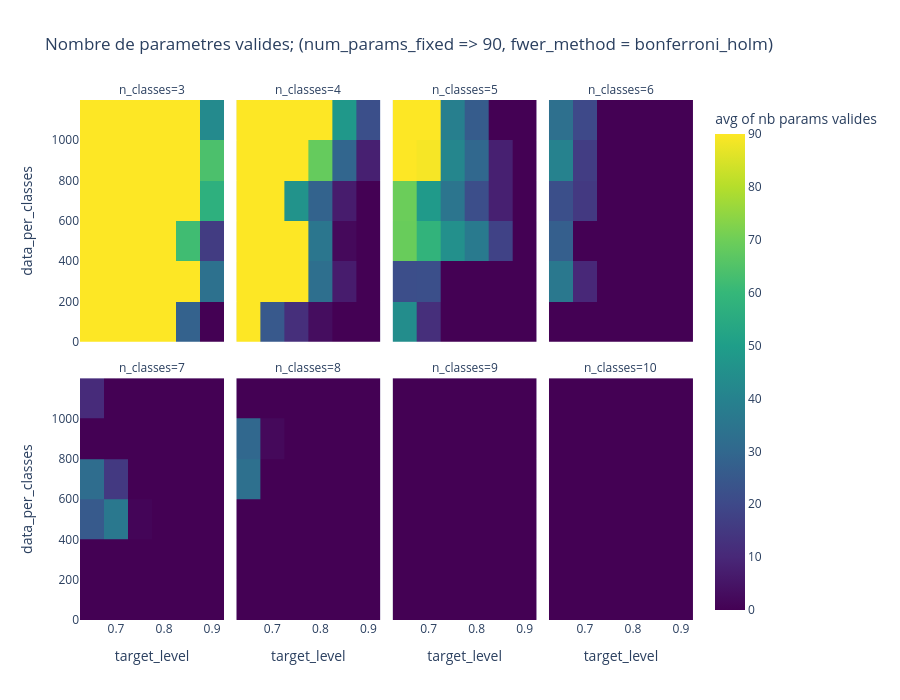

Source (notebook cell):
### Markdown cell above
### expérimentation avec`fwer_method="bonferroni_holm"`

On fait varier :
- `n_classes` : le nombre de classes (3 à 10) ;
- `data_per_classes` : le nombre d'échantillons de calibration par classe (100 à 1000) ;
- `target_level` : le niveau de risque cible (0.65 à 0.9).

Pour chaque combinaison, `nb_params_valides` est le nombre de seuils de probabilité
validés par LTT (plus il y en a, plus il est facile de trouver un seuil respectant la
contrainte de risque). Les cellules sans seuil valide (0) sont masquées (`NaN`) dans la
heatmap pour les distinguer visuellement des combinaisons où le contrôle de risque
échoue.

### Code cell
n_classes_range = np.arange(3, 11)  # 3 à 10
num_params_fixed = 90  # au-dela de ~80-90, augmenter num_params ne change plus le resultat
data_per_classes_range = np.array([100, 200, 300, 400, 500, 600, 700, 800, 900, 1000])  # 100 à 1000 (pas de 100) + 2000
target_level_range = np.round(np.arange(0.65, 0.95, 0.05), 2)  # 0.65 à 0.9 (pas de 0.05)
fwer_method_bonferroni_holm = "bonferroni_holm"

results = np.full(
    (len(n_classes_range), len(data_per_classes_range), len(target_level_range)),
    np.nan,
)

for i, n_classes in enumerate(n_classes_range):
    for j, data_per_classes in enumerate(data_per_classes_range):
        for k, target_level in enumerate(target_level_range):
            results[i, j, k] = run_exp_multiclasse(
                n_classes=n_classes,
                num_params=num_params_fixed,
                target_level=target_level,
                show_plot=False,
                data_per_classes=data_per_classes,
                fwer_method=fwer_method_bonferroni_holm,
            )


# Heatmap facettee : un facet par n_classes, x = target_level, y = data_per_classes,
# couleur = nb de parametres valides trouves par LTT. Les cellules a 0 sont
# masquees (NaN) pour ne pas les afficher.
grid_n_classes, grid_data_per_classes, grid_target_level = np.meshgrid(
    n_classes_range, data_per_classes_range, target_level_range, indexing="ij"
)

df_results = pd.DataFrame({
    "n_classes": grid_n_classes.ravel(),
    "data_per_classes": grid_data_per_classes.ravel(),
    "target_level": grid_target_level.ravel(),
    "nb_params_valides": np.where(results.ravel() == 0, np.nan, results.ravel()),
})

fig = px.density_heatmap(
    df_results,
    x="target_level",
    y="data_per_classes",
    z="nb_params_valides",
    histfunc="avg",
    facet_col="n_classes",
    facet_col_wrap=4,
    color_continuous_scale="Viridis",
    labels={"nb_params_valides": "nb params valides"},
    title=f"Nombre de parametres valides; (num_params_fixed => 90, fwer_method = {fwer_method_bonferroni_holm})",
)
fig.update_layout(height=700)
fig.show()

### Figure 1 — Plotly figure (JSON) as saved in the notebook; plotly's stock layout.template omitted (floating-point values rounded to 4 significant figures)
{"data": [{"coloraxis": "coloraxis", "histfunc": "avg", "hovertemplate": "n_classes=3<br>target_level=%{x}<br>data_per_classes=%{y}<br>avg of nb params valides=%{z}<extra></extra>", "name": "", "x": [0.65, 0.7, 0.75, 0.8, 0.85, 0.9, 0.65, 0.7, 0.75, 0.8, 0.85, 0.9, 0.65, 0.7, 0.75, 0.8, 0.85, 0.9, 0.65, 0.7, 0.75, 0.8, 0.85, 0.9, 0.65, 0.7, 0.75, 0.8, 0.85, 0.9, 0.65, 0.7, 0.75, 0.8, 0.85, 0.9, 0.65, 0.7, 0.75, 0.8, 0.85, 0.9, 0.65, 0.7, 0.75, 0.8, 0.85, 0.9, 0.65, 0.7, 0.75, 0.8, 0.85, 0.9, 0.65, 0.7, 0.75, 0.8, 0.85, 0.9], "xaxis": "x5", "xbingroup": "x", "y": [100, 100, 100, 100, 100, 100, 200, 200, 200, 200, 200, 200, 300, 300, 300, 300, 300, 300, 400, 400, 400, 400, 400, 400, 500, 500, 500, 500, 500, 500, 600, 600, 600, 600, 600, 600, 700, 700, 700, 700, 700, 700, 800, 800, 800, 800, 800, 800, 900, 900, 900, 900, 900, 900, 1000, 1000, 1000, 1000, 1000, 1000], "yaxis": "y5", "ybingroup": "y", "z": [90.0, 90.0, 90.0, 90.0, 28.0, NaN, 90.0, 90.0, 90.0, 90.0, 90.0, 35.0, 90.0, 90.0, 90.0, 90.0, 90.0, 32.0, 90.0, 90.0, 90.0, 90.0, 34.0, 4.0, 90.0, 90.0, 90.0, 90.0, 90.0, 28.0, 90.0, 90.0, 90.0, 90.0, 90.0, 24.0, 90.0, 90.0, 90.0, 90.0, 90.0, 90.0, 90.0, 90.0, 90.0, 90.0, 90.0, 90.0, 90.0, 90.0, 90.0, 90.0, 90.0, 38.0, 90.0, 90.0, 90.0, 90.0, 90.0, 43.0], "type": "histogram2d"}, {"coloraxis": "coloraxis", "histfunc": "avg", "hovertemplate": "n_classes=4<br>target_level=%{x}<br>data_per_classes=%{y}<br>avg of nb params valides=%{z}<extra></extra>", "name": "", "x": [0.65, 0.7, 0.75, 0.8, 0.85, 0.9, 0.65, 0.7, 0.75, 0.8, 0.85, 0.9, 0.65, 0.7, 0.75, 0.8, 0.85, 0.9, 0.65, 0.7, 0.75, 0.8, 0.85, 0.9, 0.65, 0.7, 0.75, 0.8, 0.85, 0.9, 0.65, 0.7, 0.75, 0.8, 0.85, 0.9, 0.65, 0.7, 0.75, 0.8, 0.85, 0.9, 0.65, 0.7, 0.75, 0.8, 0.85, 0.9, 0.65, 0.7, 0.75, 0.8, 0.85, 0.9, 0.65, 0.7, 0.75, 0.8, 0.85, 0.9], "xaxis": "x6", "xbingroup": "x", "y": [100, 100, 100, 100, 100, 100, 200, 200, 200, 200, 200, 200, 300, 300, 300, 300, 300, 300, 400, 400, 400, 400, 400, 400, 500, 500, 500, 500, 500, 500, 600, 600, 600, 600, 600, 600, 700, 700, 700, 700, 700, 700, 800, 800, 800, 800, 800, 800, 900, 900, 900, 900, 900, 900, 1000, 1000, 1000, 1000, 1000, 1000], "yaxis": "y6", "ybingroup": "y", "z": [90.0, 25.0, 12.0, 3.0, NaN, NaN, 90.0, 90.0, 90.0, 35.0, 8.0, NaN, 90.0, 90.0, 90.0, 30.0, 6.0, NaN, 90.0, 90.0, 90.0, 37.0, NaN, NaN, 90.0, 90.0, 90.0, 34.0, 2.0, NaN, 90.0, 90.0, 51.0, 30.0, 8.0, NaN, 90.0, 90.0, 41.0, 27.0, 6.0, NaN, 90.0, 90.0, 90.0, 90.0, 32.0, NaN, 90.0, 90.0, 90.0, 47.0, 27.0, 8.0, 90.0, 90.0, 90.0, 90.0, 48.0, 22.0], "type": "histogram2d"}, {"coloraxis": "coloraxis", "histfunc": "avg", "hovertemplate": "n_classes=5<br>target_level=%{x}<br>data_per_classes=%{y}<br>avg of nb params valides=%{z}<extra></extra>", "name": "", "x": [0.65, 0.7, 0.75, 0.8, 0.85, 0.9, 0.65, 0.7, 0.75, 0.8, 0.85, 0.9, 0.65, 0.7, 0.75, 0.8, 0.85, 0.9, 0.65, 0.7, 0.75, 0.8, 0.85, 0.9, 0.65, 0.7, 0.75, 0.8, 0.85, 0.9, 0.65, 0.7, 0.75, 0.8, 0.85, 0.9, 0.65, 0.7, 0.75, 0.8, 0.85, 0.9, 0.65, 0.7, 0.75, 0.8, 0.85, 0.9, 0.65, 0.7, 0.75, 0.8, 0.85, 0.9, 0.65, 0.7, 0.75, 0.8, 0.85, 0.9], "xaxis": "x7", "xbingroup": "x", "y": [100, 100, 100, 100, 100, 100, 200, 200, 200, 200, 200, 200, 300, 300, 300, 300, 300, 300, 400, 400, 400, 400, 400, 400, 500, 500, 500, 500, 500, 500, 600, 600, 600, 600, 600, 600, 700, 700, 700, 700, 700, 700, 800, 800, 800, 800, 800, 800, 900, 900, 900, 900, 900, 900, 1000, 1000, 1000, 1000, 1000, 1000], "yaxis": "y7", "ybingroup": "y", "z": [44.0, 12.0, NaN, NaN, NaN, NaN, 7.0, NaN, NaN, NaN, NaN, NaN, 36.0, 22.0, NaN, NaN, NaN, NaN, 48.0, 27.0, NaN, NaN, NaN, NaN, 90.0, 90.0, 45.0, 37.0, 18.0, NaN, 90.0, 59.0, 44.0, 33.0, 8.0, NaN, 49.0, 38.0, 26.0, 10.0, NaN, NaN, 90.0, 88.0, 39.0, NaN, NaN, NaN, 90.0, 90.0, 44.0, 30.0, 8.0, NaN, 90.0, 90.0, 39.0, 26.0, NaN, NaN], "type": "histogram2d"}, {"coloraxis": "coloraxis", "histfunc": "avg", "hovertemplate": "n_classes=6<br>target_level=%{x}<br>data_per_classes=%{y}<br>avg of nb params valides=%{z}<extra></extra>", "name": "", "x": [0.65, 0.7, 0.75, 0.8, 0.85, 0.9, 0.65, 0.7, 0.75, 0.8, 0.85, 0.9, 0.65, 0.7, 0.75, 0.8, 0.85, 0.9, 0.65, 0.7, 0.75, 0.8, 0.85, 0.9, 0.65, 0.7, 0.75, 0.8, 0.85, 0.9, 0.65, 0.7, 0.75, 0.8, 0.85, 0.9, 0.65, 0.7, 0.75, 0.8, 0.85, 0.9, 0.65, 0.7, 0.75, 0.8, 0.85, 0.9, 0.65, 0.7, 0.75, 0.8, 0.85, 0.9, 0.65, 0.7, 0.75, 0.8, 0.85, 0.9], "xaxis": "x8", "xbingroup": "x", "y": [100, 100, 100, 100, 100, 100, 200, 200, 200, 200, 200, 200, 300, 300, 300, 300, 300, 300, 400, 400, 400, 400, 400, 400, 500, 500, 500, 500, 500, 500, 600, 600, 600, 600, 600, 600, 700, 700, 700, 700, 700, 700, 800, 800, 800, 800, 800, 800, 900, 900, 900, 900, 900, 900, 1000, 1000, 1000, 1000, 1000, 1000], "yaxis": "y8", "ybingroup": "y", "z": [NaN, NaN, NaN, NaN, NaN, NaN, NaN, NaN, NaN, NaN, NaN, NaN, 36.0, 10.0, NaN, NaN, NaN, NaN, 27.0, NaN, NaN, NaN, NaN, NaN, NaN, NaN, NaN, NaN, NaN, NaN, 34.0, 15.0, NaN, NaN, NaN, NaN, 10.0, NaN, NaN, NaN, NaN, NaN, 37.0, 14.0, NaN, NaN, NaN, NaN, 43.0, 19.0, NaN, NaN, NaN, NaN, 33.0, 20.0, NaN, NaN, NaN, NaN], "type": "histogram2d"}, {"coloraxis": "coloraxis", "histfunc": "avg", "hovertemplate": "n_classes=7<br>target_level=%{x}<br>data_per_classes=%{y}<br>avg of nb params valides=%{z}<extra></extra>", "name": "", "x": [0.65, 0.7, 0.75, 0.8, 0.85, 0.9, 0.65, 0.7, 0.75, 0.8, 0.85, 0.9, 0.65, 0.7, 0.75, 0.8, 0.85, 0.9, 0.65, 0.7, 0.75, 0.8, 0.85, 0.9, 0.65, 0.7, 0.75, 0.8, 0.85, 0.9, 0.65, 0.7, 0.75, 0.8, 0.85, 0.9, 0.65, 0.7, 0.75, 0.8, 0.85, 0.9, 0.65, 0.7, 0.75, 0.8, 0.85, 0.9, 0.65, 0.7, 0.75, 0.8, 0.85, 0.9, 0.65, 0.7, 0.75, 0.8, 0.85, 0.9], "xaxis": "x", "xbingroup": "x", "y": [100, 100, 100, 100, 100, 100, 200, 200, 200, 200, 200, 200, 300, 300, 300, 300, 300, 300, 400, 400, 400, 400, 400, 400, 500, 500, 500, 500, 500, 500, 600, 600, 600, 600, 600, 600, 700, 700, 700, 700, 700, 700, 800, 800, 800, 800, 800, 800, 900, 900, 900, 900, 900, 900, 1000, 1000, 1000, 1000, 1000, 1000], "yaxis": "y", "ybingroup": "y", "z": [NaN, NaN, NaN, NaN, NaN, NaN, NaN, NaN, NaN, NaN, NaN, NaN, NaN, NaN, NaN, NaN, NaN, NaN, 5.0, NaN, NaN, NaN, NaN, NaN, 46.0, 36.0, 1.0, NaN, NaN, NaN, NaN, NaN, NaN, NaN, NaN, NaN, 32.0, 15.0, NaN, NaN, NaN, NaN, NaN, NaN, NaN, NaN, NaN, NaN, NaN, NaN, NaN, NaN, NaN, NaN, 11.0, NaN, NaN, NaN, NaN, NaN], "type": "histogram2d"}, {"coloraxis": "coloraxis", "histfunc": "avg", "hovertemplate": "n_classes=8<br>target_level=%{x}<br>data_per_classes=%{y}<br>avg of nb params valides=%{z}<extra></extra>", "name": "", "x": [0.65, 0.7, 0.75, 0.8, 0.85, 0.9, 0.65, 0.7, 0.75, 0.8, 0.85, 0.9, 0.65, 0.7, 0.75, 0.8, 0.85, 0.9, 0.65, 0.7, 0.75, 0.8, 0.85, 0.9, 0.65, 0.7, 0.75, 0.8, 0.85, 0.9, 0.65, 0.7, 0.75, 0.8, 0.85, 0.9, 0.65, 0.7, 0.75, 0.8, 0.85, 0.9, 0.65, 0.7, 0.75, 0.8, 0.85, 0.9, 0.65, 0.7, 0.75, 0.8, 0.85, 0.9, 0.65, 0.7, 0.75, 0.8, 0.85, 0.9], "xaxis": "x2", "xbingroup": "x", "y": [100, 100, 100, 100, 100, 100, 200, 200, 200, 200, 200, 200, 300, 300, 300, 300, 300, 300, 400, 400, 400, 400, 400, 400, 500, 500, 500, 500, 500, 500, 600, 600, 600, 600, 600, 600, 700, 700, 700, 700, 700, 700, 800, 800, 800, 800, 800, 800, 900, 900, 900, 900, 900, 900, 1000, 1000, 1000, 1000, 1000, 1000], "yaxis": "y2", "ybingroup": "y", "z": [NaN, NaN, NaN, NaN, NaN, NaN, NaN, NaN, NaN, NaN, NaN, NaN, NaN, NaN, NaN, NaN, NaN, NaN, NaN, NaN, NaN, NaN, NaN, NaN, NaN, NaN, NaN, NaN, NaN, NaN, NaN, NaN, NaN, NaN, NaN, NaN, 33.0, NaN, NaN, NaN, NaN, NaN, NaN, NaN, NaN, NaN, NaN, NaN, 30.0, 2.0, NaN, NaN, NaN, NaN, NaN, NaN, NaN, NaN, NaN, NaN], "type": "histogram2d"}, {"coloraxis": "coloraxis", "histfunc": "avg", "hovertemplate": "n_classes=9<br>target_level=%{x}<br>data_per_classes=%{y}<br>avg of nb params valides=%{z}<extra></extra>", "name": "", "x": [0.65, 0.7, 0.75, 0.8, 0.85, 0.9, 0.65, 0.7, 0.75, 0.8, 0.85, 0.9, 0.65, 0.7, 0.75, 0.8, 0.85, 0.9, 0.65, 0.7, 0.75, 0.8, 0.85, 0.9, 0.65, 0.7, 0.75, 0.8, 0.85, 0.9, 0.65, 0.7, 0.75, 0.8, 0.85, 0.9, 0.65, 0.7, 0.75, 0.8, 0.85, 0.9, 0.65, 0.7, 0.75, 0.8, 0.85, 0.9, 0.65, 0.7, 0.75, 0.8, 0.85, 0.9, 0.65, 0.7, 0.75, 0.8, 0.85, 0.9], "xaxis": "x3", "xbingroup": "x", "y": [100, 100, 100, 100, 100, 100, 200, 200, 200, 200, 200, 200, 300, 300, 300, 300, 300, 300, 400, 400, 400, 400, 400, 400, 500, 500, 500, 500, 500, 500, 600, 600, 600, 600, 600, 600, 700, 700, 700, 700, 700, 700, 800, 800, 800, 800, 800, 800, 900, 900, 900, 900, 900, 900, 1000, 1000, 1000, 1000, 1000, 1000], "yaxis": "y3", "ybingroup": "y", "z": [NaN, NaN, NaN, NaN, NaN, NaN, NaN, NaN, NaN, NaN, NaN, NaN, NaN, NaN, NaN, NaN, NaN, NaN, NaN, NaN, NaN, NaN, NaN, NaN, NaN, NaN, NaN, NaN, NaN, NaN, NaN, NaN, NaN, NaN, NaN, NaN, NaN, NaN, NaN, NaN, NaN, NaN, NaN, NaN, NaN, NaN, NaN, NaN, NaN, NaN, NaN, NaN, NaN, NaN, NaN, NaN, NaN, NaN, NaN, NaN], "type": "histogram2d"}, {"coloraxis": "coloraxis", "histfunc": "avg", "hovertemplate": "n_classes=10<br>target_level=%{x}<br>data_per_classes=%{y}<br>avg of nb params valides=%{z}<extra></extra>", "name": "", "x": [0.65, 0.7, 0.75, 0.8, 0.85, 0.9, 0.65, 0.7, 0.75, 0.8, 0.85, 0.9, 0.65, 0.7, 0.75, 0.8, 0.85, 0.9, 0.65, 0.7, 0.75, 0.8, 0.85, 0.9, 0.65, 0.7, 0.75, 0.8, 0.85, 0.9, 0.65, 0.7, 0.75, 0.8, 0.85, 0.9, 0.65, 0.7, 0.75, 0.8, 0.85, 0.9, 0.65, 0.7, 0.75, 0.8, 0.85, 0.9, 0.65, 0.7, 0.75, 0.8, 0.85, 0.9, 0.65, 0.7, 0.75, 0.8, 0.85, 0.9], "xaxis": "x4", "xbingroup": "x", "y": [100, 100, 100, 100, 100, 100, 200, 200, 200, 200, 200, 200, 300, 300, 300, 300, 300, 300, 400, 400, 400, 400, 400, 400, 500, 500, 500, 500, 500, 500, 600, 600, 600, 600, 600, 600, 700, 700, 700, 700, 700, 700, 800, 800, 800, 800, 800, 800, 900, 900, 900, 900, 900, 900, 1000, 1000, 1000, 1000, 1000, 1000], "yaxis": "y4", "ybingroup": "y", "z": [NaN, NaN, NaN, NaN, NaN, NaN, NaN, NaN, NaN, NaN, NaN, NaN, NaN, NaN, NaN, NaN, NaN, NaN, NaN, NaN, NaN, NaN, NaN, NaN, NaN, NaN, NaN, NaN, NaN, NaN, NaN, NaN, NaN, NaN, NaN, NaN, NaN, NaN, NaN, NaN, NaN, NaN, NaN, NaN, NaN, NaN, NaN, NaN, NaN, NaN, NaN, NaN, NaN, NaN, NaN, NaN, NaN, NaN, NaN, NaN], "type": "histogram2d"}], "layout": {"annotations": [{"font": {}, "showarrow": false, "text": "n_classes=7", "x": 0.1175, "xanchor": "center", "xref": "paper", "y": 0.465, "yanchor": "bottom", "yref": "paper"}, {"font": {}, "showarrow": false, "text": "n_classes=8", "x": 0.3725, "xanchor": "center", "xref": "paper", "y": 0.465, "yanchor": "bottom", "yref": "paper"}, {"font": {}, "showarrow": false, "text": "n_classes=9", "x": 0.6275, "xanchor": "center", "xref": "paper", "y": 0.465, "yanchor": "bottom", "yref": "paper"}, {"font": {}, "showarrow": false, "text": "n_classes=10", "x": 0.8825, "xanchor": "center", "xref": "paper", "y": 0.465, "yanchor": "bottom", "yref": "paper"}, {"font": {}, "showarrow": false, "text": "n_classes=3", "x": 0.1175, "xanchor": "center", "xref": "paper", "y": 1.0, "yanchor": "bottom", "yref": "paper"}, {"font": {}, "showarrow": false, "text": "n_classes=4", "x": 0.3725, "xanchor": "center", "xref": "paper", "y": 1.0, "yanchor": "bottom", "yref": "paper"}, {"font": {}, "showarrow": false, "text": "n_classes=5", "x": 0.6275, "xanchor": "center", "xref": "paper", "y": 1.0, "yanchor": "bottom", "yref": "paper"}, {"font": {}, "showarrow": false, "text": "n_classes=6", "x": 0.8825, "xanchor": "center", "xref": "paper", "y": 1.0, "yanchor": "bottom", "yref": "paper"}], "coloraxis": {"colorbar": {"title": {"text": "avg of nb params valides"}}, "colorscale": [[0, "#440154"], [0.1111, "#482878"], [0.2222, "#3e4989"], [0.3333, "#31688e"], [0.4444, "#26828e"], [0.5556, "#1f9e89"], [0.6667, "#35b779"], [0.7778, "#6ece58"], [0.8889, "#b5de2b"], [1, "#fde725"]]}, "height": 700, "legend": {"tracegroupgap": 0}, "title": {"text": "Nombre de parametres valides; (num_params_fixed => 90, fwer_method = bonferroni_holm)"}, "xaxis": {"anchor": "y", "domain": [0, 0.235], "title": {"text": "target_level"}}, "xaxis2": {"anchor": "y2", "domain": [0.255, 0.49], "matches": "x", "title": {"text": "target_level"}}, "xaxis3": {"anchor": "y3", "domain": [0.51, 0.745], "matches": "x", "title": {"text": "target_level"}}, "xaxis4": {"anchor": "y4", "domain": [0.765, 1.0], "matches": "x", "title": {"text": "target_level"}}, "xaxis5": {"anchor": "y5", "domain": [0, 0.235], "matches": "x", "showticklabels": false}, "xaxis6": {"anchor": "y6", "domain": [0.255, 0.49], "matches": "x", "showticklabels": false}, "xaxis7": {"anchor": "y7", "domain": [0.51, 0.745], "matches": "x", "showticklabels": false}, "xaxis8": {"anchor": "y8", "domain": [0.765, 1.0], "matches": "x", "showticklabels": false}, "yaxis": {"anchor": "x", "domain": [0, 0.465], "title": {"text": "data_per_classes"}}, "yaxis2": {"anchor": "x2", "domain": [0, 0.465], "matches": "y", "showticklabels": false}, "yaxis3": {"anchor": "x3", "domain": [0, 0.465], "matches": "y", "showticklabels": false}, "yaxis4": {"anchor": "x4", "domain": [0, 0.465], "matches": "y", "showticklabels": false}, "yaxis5": {"anchor": "x5", "domain": [0.535, 1.0], "matches": "y", "title": {"text": "data_per_classes"}}, "yaxis6": {"anchor": "x6", "domain": [0.535, 1.0], "matches": "y", "showticklabels": false}, "yaxis7": {"anchor": "x7", "domain": [0.535, 1.0], "matches": "y", "showticklabels": false}, "yaxis8": {"anchor": "x8", "domain": [0.535, 1.0], "matches": "y", "showticklabels": false}}}
